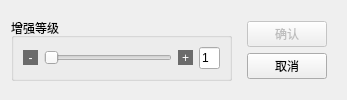
<?xml version="1.0" encoding="UTF-8"?>
<ui version="4.0">
 <class>ui_hist_hdr</class>
 <widget class="QDialog" name="ui_hist_hdr">
  <property name="geometry">
   <rect>
    <x>0</x>
    <y>0</y>
    <width>338</width>
    <height>100</height>
   </rect>
  </property>
  <property name="windowTitle">
   <string>Dialog</string>
  </property>
  <layout class="QHBoxLayout" name="horizontalLayout_2">
   <item>
    <widget class="QGroupBox" name="groupBox">
     <property name="sizePolicy">
      <sizepolicy hsizetype="Minimum" vsizetype="Fixed">
       <horstretch>0</horstretch>
       <verstretch>0</verstretch>
      </sizepolicy>
     </property>
     <property name="minimumSize">
      <size>
       <width>221</width>
       <height>54</height>
      </size>
     </property>
     <property name="title">
      <string>增强等级</string>
     </property>
     <layout class="QHBoxLayout" name="horizontalLayout">
      <item>
       <widget class="QToolButton" name="minus">
        <property name="minimumSize">
         <size>
          <width>15</width>
          <height>15</height>
         </size>
        </property>
        <property name="maximumSize">
         <size>
          <width>15</width>
          <height>15</height>
         </size>
        </property>
        <property name="styleSheet">
         <string notr="true">background-color: rgb(107, 107, 107);
color:white;
border:0px;</string>
        </property>
        <property name="text">
         <string>-</string>
        </property>
       </widget>
      </item>
      <item>
       <widget class="QSlider" name="horizontalSlider">
        <property name="sizePolicy">
         <sizepolicy hsizetype="Maximum" vsizetype="Fixed">
          <horstretch>0</horstretch>
          <verstretch>0</verstretch>
         </sizepolicy>
        </property>
        <property name="minimumSize">
         <size>
          <width>0</width>
          <height>0</height>
         </size>
        </property>
        <property name="maximumSize">
         <size>
          <width>130</width>
          <height>16777215</height>
         </size>
        </property>
        <property name="minimum">
         <number>1</number>
        </property>
        <property name="maximum">
         <number>100</number>
        </property>
        <property name="pageStep">
         <number>1</number>
        </property>
        <property name="orientation">
         <enum>Qt::Horizontal</enum>
        </property>
       </widget>
      </item>
      <item>
       <widget class="QToolButton" name="plus">
        <property name="sizePolicy">
         <sizepolicy hsizetype="Fixed" vsizetype="Fixed">
          <horstretch>0</horstretch>
          <verstretch>0</verstretch>
         </sizepolicy>
        </property>
        <property name="minimumSize">
         <size>
          <width>15</width>
          <height>15</height>
         </size>
        </property>
        <property name="maximumSize">
         <size>
          <width>15</width>
          <height>15</height>
         </size>
        </property>
        <property name="styleSheet">
         <string notr="true">background-color: rgb(107, 107, 107);
color:white;
border:0px;</string>
        </property>
        <property name="text">
         <string>+</string>
        </property>
       </widget>
      </item>
      <item>
       <widget class="QLineEdit" name="shownum">
        <property name="sizePolicy">
         <sizepolicy hsizetype="Maximum" vsizetype="Fixed">
          <horstretch>0</horstretch>
          <verstretch>0</verstretch>
         </sizepolicy>
        </property>
        <property name="maximumSize">
         <size>
          <width>21</width>
          <height>16777215</height>
         </size>
        </property>
        <property name="mouseTracking">
         <bool>true</bool>
        </property>
        <property name="text">
         <string>1</string>
        </property>
       </widget>
      </item>
     </layout>
    </widget>
   </item>
   <item>
    <widget class="QWidget" name="widget" native="true">
     <property name="sizePolicy">
      <sizepolicy hsizetype="Fixed" vsizetype="Fixed">
       <horstretch>0</horstretch>
       <verstretch>0</verstretch>
      </sizepolicy>
     </property>
     <layout class="QVBoxLayout" name="verticalLayout">
      <item>
       <widget class="QPushButton" name="ok_button">
        <property name="enabled">
         <bool>false</bool>
        </property>
        <property name="text">
         <string>确认</string>
        </property>
        <property name="autoDefault">
         <bool>false</bool>
        </property>
       </widget>
      </item>
      <item>
       <widget class="QPushButton" name="cancel_button">
        <property name="text">
         <string>取消</string>
        </property>
        <property name="autoDefault">
         <bool>false</bool>
        </property>
       </widget>
      </item>
     </layout>
    </widget>
   </item>
  </layout>
 </widget>
 <resources/>
 <connections/>
</ui>
